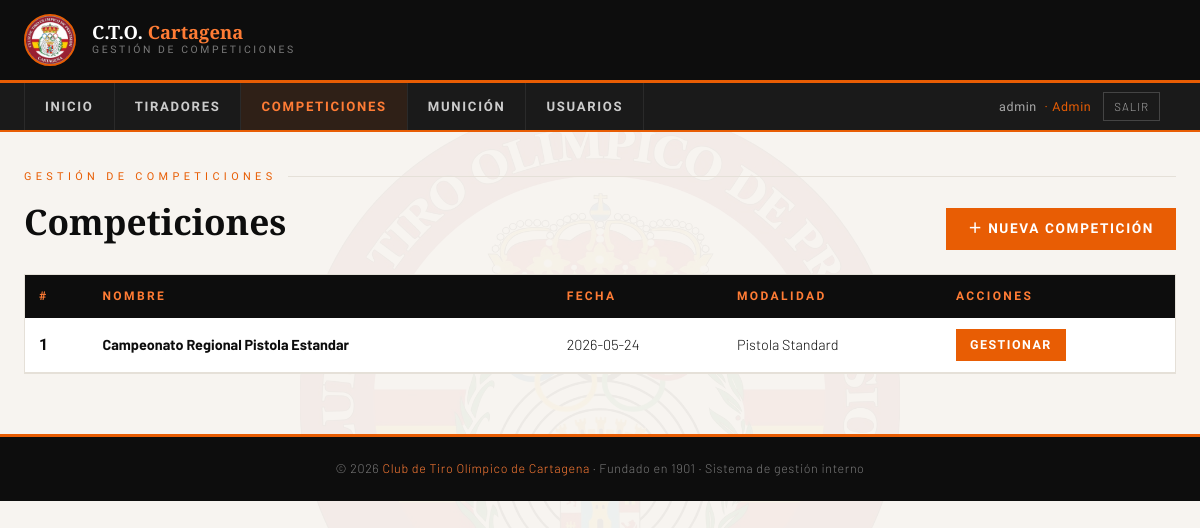
Page /competiciones (signed in) on the committed database.
### tables this page shows
CREATE TABLE usuarios (
                id         INTEGER PRIMARY KEY AUTOINCREMENT,
                username   TEXT UNIQUE NOT NULL,
                password   TEXT NOT NULL,
                rol        TEXT NOT NULL DEFAULT 'tirador',
                tirador_id INTEGER,
                activo     INTEGER DEFAULT 1,
                FOREIGN KEY (tirador_id) REFERENCES tiradores(id)
            );

CREATE TABLE competiciones (
                id     INTEGER PRIMARY KEY AUTOINCREMENT,
                nombre TEXT NOT NULL,
                fecha  TEXT,
                modalidad TEXT DEFAULT 'Pistola Standard'
            );

### app.py (the view)
@app.route("/competiciones")
@login_required
def competiciones():
    db = get_db()
    lista = db.execute("SELECT * FROM competiciones ORDER BY id DESC").fetchall()
    return render_template("competiciones.html", competiciones=lista)

### app.py (called while the page is built)
@login_manager.user_loader
def load_user(user_id):
    db  = get_db()
    row = db.execute("SELECT * FROM usuarios WHERE id=? AND activo=1", (user_id,)).fetchone()
    if row:
        return User(row["id"], row["username"], row["rol"], row["tirador_id"])
    return None

def get_db():
    db = getattr(g, "_database", None)
    if db is None:
        db = g._database = sqlite3.connect(DB_PATH)
        db.row_factory = sqlite3.Row
    return db

### templates/competiciones.html (shortened to what this page needs)
{% extends "base.html" %}
{% block contenido %}
<p class="pag-etiqueta">Gestión de competiciones</p>
<div style="display:flex;align-items:flex-end;justify-content:space-between;flex-wrap:wrap;gap:12px;margin-bottom:24px;">
  <h1 class="pag-titulo" style="margin-bottom:0;">Competiciones</h1>
  <a href="/competiciones/nueva" class="btn btn-naranja">＋ Nueva competición</a>
</div>
<div class="tabla-wrapper">
  <table>
    <thead><tr>
      <th>#</th><th>Nombre</th><th>Fecha</th><th>Modalidad</th><th>Acciones</th>
    </tr></thead>
    <tbody>
    {% for c in competiciones %}
    <tr>
      <td class="num">{{ c.id }}</td>
      <td><strong>{{ c.nombre }}</strong></td>
      <td>{{ c.fecha or '—' }}</td>
      <td>{{ c.modalidad }}</td>
      <td><a href="/competiciones/{{ c.id }}" class="btn btn-naranja btn-sm">Gestionar</a></td>
    </tr>
    {% else %}
    <tr><td colspan="5" style="text-align:center;color:var(--gris);padding:28px;">
      No hay competiciones. <a href="/competiciones/nueva" style="color:var(--naranja);">Crear la primera</a>
    </td></tr>
    {% endfor %}
    </tbody>
  </table>
</div>
{% endblock %}

### templates/base.html (shortened to what this page needs)
<!DOCTYPE html>
<html lang="es">
<head>
</head>
<body>
<header>
  <div class="header-inner">
    <a href="/" class="header-brand">
      <img src="/static/escudo.png" alt="Escudo CTO Cartagena">
      <div class="brand-text">
        <div class="brand-title">C.T.O. <span>Cartagena</span></div>
        <div class="brand-sub">Gestión de Competiciones</div>
      </div>
    </a>
  </div>
</header>
<nav>
  <div class="nav-inner">
    <div class="nav-menu" id="navMenu">
      <ul>
        <li><a href="/" class="{% if request.endpoint=='index' %}activo{% endif %}">Inicio</a></li>
        {% if current_user.is_authenticated and current_user.rol in ('admin','encargado','directiva') %}
        <li><a href="/tiradores" class="{% if 'tirador' in (request.endpoint or '') %}activo{% endif %}">Tiradores</a></li>
        {% endif %}
        <li><a href="/competiciones" class="{% if 'competicion' in (request.endpoint or '') or 'puntuacion' in (request.endpoint or '') %}activo{% endif %}">Competiciones</a></li>
        {% if current_user.is_authenticated and current_user.rol in ('admin','encargado','directiva') %}
        <li><a href="/municion" class="{% if 'municion' in (request.endpoint or '') %}activo{% endif %}">Munición</a></li>
        {% endif %}
        {% if current_user.is_authenticated and current_user.rol == 'admin' %}
        <li><a href="/usuarios" class="{% if 'usuario' in (request.endpoint or '') %}activo{% endif %}">Usuarios</a></li>
        {% endif %}
      </ul>
    </div>
    {% if current_user.is_authenticated %}
    <div style="display:flex;align-items:center;gap:12px;padding:0 16px;font-size:.78rem;color:#aaa;">
      <span style="font-family:'Barlow Condensed',sans-serif;letter-spacing:.05em;">
        {{ current_user.username }}
        <span style="color:var(--naranja);margin-left:4px;">· {{ current_user.rol|capitalize }}</span>
      </span>
      <a href="/logout" style="color:#aaa;text-decoration:none;border:1px solid #444;padding:4px 10px;font-size:.72rem;letter-spacing:.08em;text-transform:uppercase;">Salir</a>
    </div>
    {% endif %}
  </div>
</nav>
<div class="contenido">
{% block contenido %}{% endblock %}
</div>
<footer>
  <p>© 2026 <span>Club de Tiro Olímpico de Cartagena</span> · Fundado en 1901 · Sistema de gestión interno</p>
</footer>
</body>
</html>

### templates/base.html (style rules this page uses)
:root { --negro: #0d0d0d; --grafito: #1a1a1a; --naranja: #e85d04; --naranja-claro: #ff7c35; --naranja-suave: #fff3ec; --crema: #f7f4f0; --blanco: #ffffff; --gris: #7a7a7a; --gris-claro: #e5e0d8; --verde: #2d7a3a; --rojo: #c0392b; --azul: #1a3a5c; }
* { margin:0;padding:0;box-sizing:border-box; }
html { scroll-behavior:smooth; }
body { font-family:'Barlow',sans-serif; background:var(--crema); color:var(--negro); font-weight:300; line-height:1.6; min-height:100vh; }
body::before { content:''; background-image:url('/static/escudo.png'); background-repeat:no-repeat; background-position:center; background-size:50%; opacity:0.04; position:fixed; top:0;left:0;bottom:0;right:0; z-index:0;pointer-events:none; }
header { background:var(--negro); border-bottom:3px solid var(--naranja); position:relative;z-index:10; }
.header-inner { max-width:1300px;margin:0 auto;padding:0 24px; display:flex;align-items:center;justify-content:space-between; }
.header-brand { display:flex;align-items:center;gap:16px; padding:14px 0;text-decoration:none; }
.header-brand img { width:52px;height:52px;border-radius:50%;border:2px solid var(--naranja); }
.brand-title { font-family:'Playfair Display',serif;font-size:1.15rem;font-weight:900;color:var(--blanco);line-height:1.1; }
.brand-title span { color:var(--naranja-claro); }
.brand-sub { font-family:'Barlow Condensed',sans-serif;font-size:0.65rem;letter-spacing:0.25em;text-transform:uppercase;color:var(--gris); }
nav { background:var(--grafito);border-bottom:2px solid var(--naranja);position:sticky;top:0;z-index:200; }
.nav-inner { max-width:1300px;margin:0 auto;padding:0 24px;display:flex;align-items:center;justify-content:space-between; }
nav ul { list-style:none;display:flex;margin:0;padding:0; }
nav ul li a { display:block;padding:13px 20px; font-family:'Barlow Condensed',sans-serif;font-size:0.82rem;font-weight:600; letter-spacing:.13em;text-transform:uppercase;color:#ccc;text-decoration:none; transition:color .2s,background .2s;border-right:1px solid #2a2a2a; }
nav ul li:first-child a { border-left:1px solid #2a2a2a; }
nav ul li a:hover,nav ul li a.activo { color:var(--naranja-claro);background:rgba(232,93,4,.1); }
.nav-menu { transition:max-height .35s ease,opacity .3s;max-height:300px;overflow:hidden;opacity:1; }
.contenido { position:relative;z-index:1;max-width:1300px;margin:0 auto;padding:36px 24px 60px; }
.pag-etiqueta { font-family:'Barlow Condensed',sans-serif;font-size:.68rem;letter-spacing:.4em; text-transform:uppercase;color:var(--naranja);margin-bottom:8px; display:flex;align-items:center;gap:12px; }
.pag-etiqueta::after { content:'';flex:1;height:1px;background:var(--gris-claro); }
.pag-titulo { font-family:'Playfair Display',serif;font-size:clamp(1.5rem,3vw,2.2rem);font-weight:700;margin-bottom:28px; }
.btn { display:inline-flex;align-items:center;gap:7px;padding:10px 22px; font-family:'Barlow Condensed',sans-serif;font-size:.85rem;font-weight:600; letter-spacing:.12em;text-transform:uppercase;text-decoration:none; border:none;cursor:pointer;transition:all .2s; }
.btn-naranja { background:var(--naranja);color:var(--blanco); }
.btn-sm { padding:6px 14px;font-size:.78rem; }
.tabla-wrapper { overflow-x:auto;border:1px solid var(--gris-claro); }
table { width:100%;border-collapse:collapse;background:var(--blanco); }
thead tr { background:var(--negro); }
thead th { padding:12px 14px;font-family:'Barlow Condensed',sans-serif;font-size:.75rem;letter-spacing:.2em;text-transform:uppercase;color:var(--naranja-claro);text-align:left;font-weight:600;white-space:nowrap; }
tbody tr { border-bottom:1px solid var(--gris-claro); }
tbody td { padding:11px 14px;font-size:.9rem;vertical-align:middle; }
tbody td.num { font-family:'Barlow Condensed',sans-serif;font-size:1rem;font-weight:600; }
footer { background:var(--negro);color:var(--gris);text-align:center;padding:22px 24px;font-size:.78rem;letter-spacing:.05em;border-top:3px solid var(--naranja);position:relative;z-index:10;margin-top:auto; }
footer span { color:var(--naranja-claro); }

### rows in the picture
usuarios: username "admin", rol "Admin"
competiciones: id "1", nombre "Campeonato Regional Pistola Estandar", fecha "2026-05-24", modalidad "Pistola Standard"
